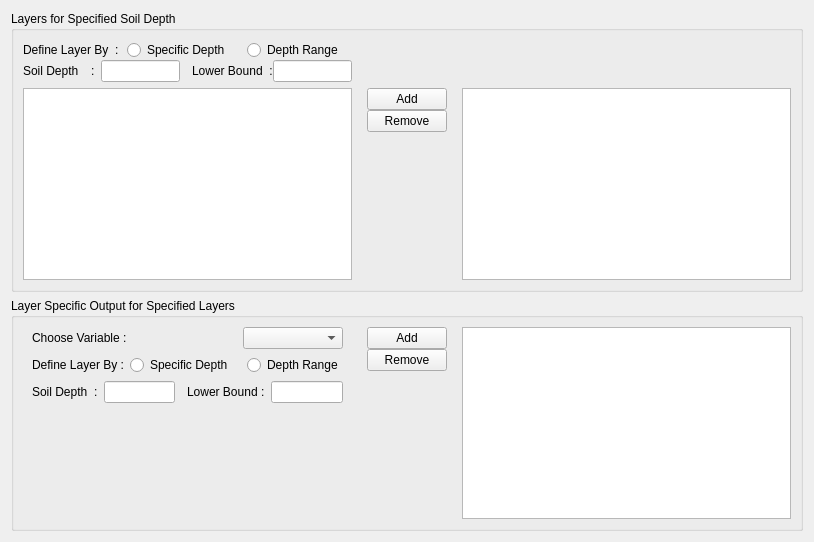
        <widget class="QWidget" name="tabLayerSpecificAnnualOutput">
         <attribute name="title">
          <string>Output List: Layer Specific (Annual)</string>
         </attribute>
         <layout class="QGridLayout" name="gridLayout_21">
          <item row="1" column="0">
           <widget class="QGroupBox" name="gpbLayerSpecificAnnualVariableLayer">
            <property name="title">
             <string>Layer Specific Output for Specified Layers</string>
            </property>
            <layout class="QGridLayout" name="gridLayout_19" columnstretch="2,0,2" columnminimumwidth="2,0,2">
             <item row="0" column="0">
              <widget class="QFrame" name="frame_21">
               <property name="frameShape">
                <enum>QFrame::NoFrame</enum>
               </property>
               <property name="frameShadow">
                <enum>QFrame::Raised</enum>
               </property>
               <layout class="QVBoxLayout" name="verticalLayout_20" stretch="0,0,0,5">
                <property name="topMargin">
                 <number>0</number>
                </property>
                <item>
                 <widget class="QFrame" name="frame_62">
                  <property name="frameShape">
                   <enum>QFrame::NoFrame</enum>
                  </property>
                  <property name="frameShadow">
                   <enum>QFrame::Raised</enum>
                  </property>
                  <layout class="QHBoxLayout" name="horizontalLayout_24">
                   <property name="margin">
                    <number>0</number>
                   </property>
                   <item>
                    <widget class="QLabel" name="lblLayerSpecificAnnualChooseVariable">
                     <property name="text">
                      <string>Choose Variable :</string>
                     </property>
                    </widget>
                   </item>
                   <item>
                    <widget class="QFrame" name="frame_63">
                     <property name="frameShape">
                      <enum>QFrame::NoFrame</enum>
                     </property>
                     <property name="frameShadow">
                      <enum>QFrame::Raised</enum>
                     </property>
                    </widget>
                   </item>
                   <item>
                    <widget class="QComboBox" name="cmbLayerSpecificAnnualVariableList"/>
                   </item>
                  </layout>
                 </widget>
                </item>
                <item>
                 <widget class="QFrame" name="frame_61">
                  <property name="frameShape">
                   <enum>QFrame::NoFrame</enum>
                  </property>
                  <property name="frameShadow">
                   <enum>QFrame::Raised</enum>
                  </property>
                  <layout class="QHBoxLayout" name="horizontalLayout_23">
                   <property name="margin">
                    <number>0</number>
                   </property>
                   <item>
                    <widget class="QLabel" name="lblLayerSpecificAnnualLayerDefinition_2">
                     <property name="text">
                      <string>Define Layer By :</string>
                     </property>
                    </widget>
                   </item>
                   <item>
                    <widget class="QRadioButton" name="rbtLayerSpecificAnnualMaxDepth_2">
                     <property name="text">
                      <string>Specific Depth</string>
                     </property>
                    </widget>
                   </item>
                   <item>
                    <widget class="QFrame" name="frame_64">
                     <property name="frameShape">
                      <enum>QFrame::NoFrame</enum>
                     </property>
                     <property name="frameShadow">
                      <enum>QFrame::Raised</enum>
                     </property>
                    </widget>
                   </item>
                   <item>
                    <widget class="QRadioButton" name="rbtLayerSpecificAnnualDepthRange_2">
                     <property name="text">
                      <string>Depth Range</string>
                     </property>
                    </widget>
                   </item>
                  </layout>
                 </widget>
                </item>
                <item>
                 <widget class="QFrame" name="frame_51">
                  <property name="frameShape">
                   <enum>QFrame::NoFrame</enum>
                  </property>
                  <property name="frameShadow">
                   <enum>QFrame::Raised</enum>
                  </property>
                  <layout class="QHBoxLayout" name="horizontalLayout_22" stretch="0,5,0">
                   <property name="margin">
                    <number>0</number>
                   </property>
                   <item>
                    <widget class="QFrame" name="frame_59">
                     <property name="frameShape">
                      <enum>QFrame::NoFrame</enum>
                     </property>
                     <property name="frameShadow">
                      <enum>QFrame::Raised</enum>
                     </property>
                     <layout class="QHBoxLayout" name="horizontalLayout_20">
                      <property name="spacing">
                       <number>6</number>
                      </property>
                      <property name="margin">
                       <number>0</number>
                      </property>
                      <item>
                       <widget class="QLabel" name="lblLayerSpecificAnnualSoilDepth_2">
                        <property name="text">
                         <string>Soil Depth</string>
                        </property>
                       </widget>
                      </item>
                      <item>
                       <widget class="QLabel" name="lblLayerSpecificAnnualSoilDepthColon_2">
                        <property name="text">
                         <string>:</string>
                        </property>
                       </widget>
                      </item>
                      <item>
                       <widget class="QLineEdit" name="txtLayerSpecificAnnualSoilDepth_2">
                        <property name="inputMask">
                         <string/>
                        </property>
                       </widget>
                      </item>
                     </layout>
                    </widget>
                   </item>
                   <item>
                    <widget class="QFrame" name="frame_72">
                     <property name="frameShape">
                      <enum>QFrame::NoFrame</enum>
                     </property>
                     <property name="frameShadow">
                      <enum>QFrame::Raised</enum>
                     </property>
                    </widget>
                   </item>
                   <item>
                    <widget class="QFrame" name="frame_60">
                     <property name="frameShape">
                      <enum>QFrame::NoFrame</enum>
                     </property>
                     <property name="frameShadow">
                      <enum>QFrame::Raised</enum>
                     </property>
                     <layout class="QHBoxLayout" name="horizontalLayout_21">
                      <property name="spacing">
                       <number>6</number>
                      </property>
                      <property name="margin">
                       <number>0</number>
                      </property>
                      <item>
                       <widget class="QLabel" name="lblLayerSpecificAnnualLowerBound_2">
                        <property name="text">
                         <string>Lower Bound :</string>
                        </property>
                       </widget>
                      </item>
                      <item>
                       <widget class="QLineEdit" name="txtLayerSpecificAnnualLowerBound_2">
                        <property name="inputMask">
                         <string/>
                        </property>
                       </widget>
                      </item>
                     </layout>
                    </widget>
                   </item>
                  </layout>
                 </widget>
                </item>
                <item>
                 <widget class="QFrame" name="frame_65">
                  <property name="frameShape">
                   <enum>QFrame::NoFrame</enum>
                  </property>
                  <property name="frameShadow">
                   <enum>QFrame::Raised</enum>
                  </property>
                 </widget>
                </item>
               </layout>
              </widget>
             </item>
             <item row="0" column="1">
              <widget class="QFrame" name="frame_20">
               <property name="frameShape">
                <enum>QFrame::NoFrame</enum>
               </property>
               <property name="frameShadow">
                <enum>QFrame::Raised</enum>
               </property>
               <layout class="QVBoxLayout" name="verticalLayout_14" stretch="0,0,5">
                <property name="spacing">
                 <number>0</number>
                </property>
                <property name="topMargin">
                 <number>0</number>
                </property>
                <item>
                 <widget class="QPushButton" name="btnLayerSpecificAnnualLayerAdd">
                  <property name="text">
                   <string>Add</string>
                  </property>
                 </widget>
                </item>
                <item>
                 <widget class="QPushButton" name="btnLayerSpecificAnnualLayerRemove">
                  <property name="text">
                   <string>Remove</string>
                  </property>
                 </widget>
                </item>
                <item>
                 <widget class="QFrame" name="frame_41">
                  <property name="frameShape">
                   <enum>QFrame::NoFrame</enum>
                  </property>
                  <property name="frameShadow">
                   <enum>QFrame::Raised</enum>
                  </property>
                 </widget>
                </item>
               </layout>
              </widget>
             </item>
             <item row="0" column="2">
              <widget class="QListWidget" name="lstLayerSpecificAnnualSelectedVariableLayer">
               <property name="alternatingRowColors">
                <bool>true</bool>
               </property>
              </widget>
             </item>
            </layout>
           </widget>
          </item>
          <item row="0" column="0">
           <widget class="QGroupBox" name="gpbLayerSpecificAnnualLayerVariable">
            <property name="title">
             <string>Layers for Specified Soil Depth</string>
            </property>
            <layout class="QGridLayout" name="gridLayout_20" columnstretch="2,0,2" columnminimumwidth="2,0,2">
             <item row="1" column="0">
              <widget class="QTableWidget" name="twLayerSpecificAnnualVariableList">
               <property name="alternatingRowColors">
                <bool>true</bool>
               </property>
               <property name="selectionMode">
                <enum>QAbstractItemView::MultiSelection</enum>
               </property>
               <property name="selectionBehavior">
                <enum>QAbstractItemView::SelectRows</enum>
               </property>
               <property name="sortingEnabled">
                <bool>true</bool>
               </property>
               <attribute name="verticalHeaderVisible">
                <bool>false</bool>
               </attribute>
              </widget>
             </item>
             <item row="1" column="1">
              <widget class="QFrame" name="frame_18">
               <property name="frameShape">
                <enum>QFrame::NoFrame</enum>
               </property>
               <property name="frameShadow">
                <enum>QFrame::Raised</enum>
               </property>
               <layout class="QVBoxLayout" name="verticalLayout_13" stretch="0,0,5">
                <property name="spacing">
                 <number>0</number>
                </property>
                <property name="topMargin">
                 <number>0</number>
                </property>
                <item>
                 <widget class="QPushButton" name="btnLayerSpecificAnnualVariableAdd">
                  <property name="text">
                   <string>Add</string>
                  </property>
                 </widget>
                </item>
                <item>
                 <widget class="QPushButton" name="btnLayerSpecificAnnualVariableRemove">
                  <property name="text">
                   <string>Remove</string>
                  </property>
                 </widget>
                </item>
                <item>
                 <widget class="QFrame" name="frame_40">
                  <property name="frameShape">
                   <enum>QFrame::NoFrame</enum>
                  </property>
                  <property name="frameShadow">
                   <enum>QFrame::Raised</enum>
                  </property>
                 </widget>
                </item>
               </layout>
              </widget>
             </item>
             <item row="1" column="2">
              <widget class="QListWidget" name="lstLayerSpecificAnnualSelectedLayerVariable">
               <property name="alternatingRowColors">
                <bool>true</bool>
               </property>
              </widget>
             </item>
             <item row="0" column="0">
              <widget class="QFrame" name="frame_19">
               <property name="frameShape">
                <enum>QFrame::NoFrame</enum>
               </property>
               <property name="frameShadow">
                <enum>QFrame::Raised</enum>
               </property>
               <layout class="QVBoxLayout" name="verticalLayout_19">
                <property name="spacing">
                 <number>0</number>
                </property>
                <property name="margin">
                 <number>0</number>
                </property>
                <item>
                 <widget class="QFrame" name="frame_52">
                  <property name="frameShape">
                   <enum>QFrame::NoFrame</enum>
                  </property>
                  <property name="frameShadow">
                   <enum>QFrame::Raised</enum>
                  </property>
                  <layout class="QHBoxLayout" name="horizontalLayout_16">
                   <property name="leftMargin">
                    <number>0</number>
                   </property>
                   <property name="topMargin">
                    <number>0</number>
                   </property>
                   <property name="bottomMargin">
                    <number>0</number>
                   </property>
                   <item>
                    <widget class="QLabel" name="lblLayerSpecificAnnualLayerDefinition">
                     <property name="text">
                      <string>Define Layer By</string>
                     </property>
                    </widget>
                   </item>
                   <item>
                    <widget class="QLabel" name="lblLayerSpecificAnnualLayerDefinitionColon">
                     <property name="text">
                      <string>:</string>
                     </property>
                    </widget>
                   </item>
                   <item>
                    <widget class="QRadioButton" name="rbtLayerSpecificAnnualSpecificDepth">
                     <property name="text">
                      <string>Specific Depth</string>
                     </property>
                    </widget>
                   </item>
                   <item>
                    <widget class="QFrame" name="frame_56">
                     <property name="frameShape">
                      <enum>QFrame::NoFrame</enum>
                     </property>
                     <property name="frameShadow">
                      <enum>QFrame::Raised</enum>
                     </property>
                    </widget>
                   </item>
                   <item>
                    <widget class="QRadioButton" name="rbtLayerSpecificAnnualDepthRange">
                     <property name="text">
                      <string>Depth Range</string>
                     </property>
                    </widget>
                   </item>
                  </layout>
                 </widget>
                </item>
                <item>
                 <widget class="QFrame" name="frame_55">
                  <property name="frameShape">
                   <enum>QFrame::NoFrame</enum>
                  </property>
                  <property name="frameShadow">
                   <enum>QFrame::Raised</enum>
                  </property>
                  <layout class="QHBoxLayout" name="horizontalLayout_19" stretch="0,5,0">
                   <property name="spacing">
                    <number>6</number>
                   </property>
                   <property name="margin">
                    <number>0</number>
                   </property>
                   <item>
                    <widget class="QFrame" name="frame_53">
                     <property name="frameShape">
                      <enum>QFrame::NoFrame</enum>
                     </property>
                     <property name="frameShadow">
                      <enum>QFrame::Raised</enum>
                     </property>
                     <layout class="QHBoxLayout" name="horizontalLayout_18" stretch="0,2,0,0">
                      <property name="margin">
                       <number>0</number>
                      </property>
                      <item>
                       <widget class="QLabel" name="lblLayerSpecificAnnualSoilDepth">
                        <property name="text">
                         <string>Soil Depth</string>
                        </property>
                       </widget>
                      </item>
                      <item>
                       <widget class="QFrame" name="frame_57">
                        <property name="frameShape">
                         <enum>QFrame::NoFrame</enum>
                        </property>
                        <property name="frameShadow">
                         <enum>QFrame::Raised</enum>
                        </property>
                       </widget>
                      </item>
                      <item>
                       <widget class="QLabel" name="lblLayerSpecificAnnualSoilDepthColon">
                        <property name="text">
                         <string>:</string>
                        </property>
                       </widget>
                      </item>
                      <item>
                       <widget class="QLineEdit" name="txtLayerSpecificAnnualSoilDepth">
                        <property name="inputMask">
                         <string/>
                        </property>
                       </widget>
                      </item>
                     </layout>
                    </widget>
                   </item>
                   <item>
                    <widget class="QFrame" name="frame_58">
                     <property name="frameShape">
                      <enum>QFrame::NoFrame</enum>
                     </property>
                     <property name="frameShadow">
                      <enum>QFrame::Raised</enum>
                     </property>
                    </widget>
                   </item>
                   <item>
                    <widget class="QFrame" name="frame_54">
                     <property name="frameShape">
                      <enum>QFrame::NoFrame</enum>
                     </property>
                     <property name="frameShadow">
                      <enum>QFrame::Raised</enum>
                     </property>
                     <layout class="QHBoxLayout" name="horizontalLayout_17">
                      <property name="spacing">
                       <number>0</number>
                      </property>
                      <property name="margin">
                       <number>0</number>
                      </property>
                      <item>
                       <widget class="QLabel" name="lblLayerSpecificAnnualLowerBound">
                        <property name="text">
                         <string>Lower Bound  :</string>
                        </property>
                       </widget>
                      </item>
                      <item>
                       <widget class="QLineEdit" name="txtLayerSpecificAnnualLowerBound">
                        <property name="inputMask">
                         <string/>
                        </property>
                       </widget>
                      </item>
                     </layout>
                    </widget>
                   </item>
                  </layout>
                 </widget>
                </item>
               </layout>
              </widget>
             </item>
            </layout>
           </widget>
          </item>
         </layout>
        </widget>
